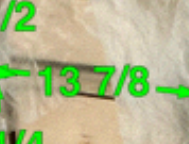
#> input picture Markup Cabinet Images/DEBUG_G4_crop_original.png, 189 x 144 px
$ python -i measurement_based_detector_debug.py   (imports and definitions only)
#> lines starting #> are read from the running program, lines starting #| are printed output that depends on the picture; after the words box and inside, x2 and y2 are one past the last pixel; in counts of white or black regions, pixels touching at a corner belong together
"""
Measurement-Based Dimension Detector
First finds measurements with Vision API, then looks for lines near those measurements
"""
import cv2
import numpy as np
import requests
import base64
import json
import re
import os
from dotenv import load_dotenv

# Load environment variables from .env file
# [1 line not run here, left out]
import sys

# [1 line not run here, left out]

# [145 lines left out: functions extract_full_bounds, merge_vertices_from_group, fix_ocr_errors, verify_measurement_with_zoom, not called in this run]

def correct_image_skew(image_path):
    """Detect and correct skew in an image using line detection"""
#> called with image_path = 'DEBUG_G4_crop_original.png'
    import cv2
    import numpy as np

    # Read the image
    img = cv2.imread(image_path)
#> img is the input picture: shape (144, 189, 3); mean B, G, R 141.9, 185.5, 178.3
    gray = cv2.cvtColor(img, cv2.COLOR_BGR2GRAY)
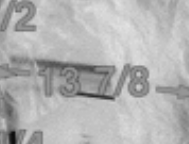
#> gray: shape (144, 189); min 12, max 227, mean 178.4

    # Edge detection
    edges = cv2.Canny(gray, 50, 150, apertureSize=3)
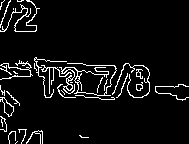
#> edges: shape (144, 189); 6.3% white in thin lines or dots

    # Detect lines using Hough transform
    lines = cv2.HoughLinesP(edges, 1, np.pi/180, 100, minLineLength=100, maxLineGap=10)
#> lines = None

    if lines is None:
        print(f"  [SKEW] No lines detected for skew correction")
        return image_path, 0

    # Calculate angles of horizontal/vertical lines
    angles = []
    for line in lines:
        x1, y1, x2, y2 = line[0]
        angle = np.degrees(np.arctan2(y2 - y1, x2 - x1))

        # Normalize to small angles (close to 0 or 90 degrees)
        if -45 < angle < 45:
            angles.append(angle)  # Horizontal lines
        elif angle > 45:
            angles.append(angle - 90)  # Vertical lines
        elif angle < -45:
            angles.append(angle + 90)  # Vertical lines

    if not angles:
        print(f"  [SKEW] No suitable lines for skew detection")
        return image_path, 0

    # Filter to only small angles (likely skew, not diagonal lines)
    small_angles = [a for a in angles if abs(a) < 5]

    if small_angles:
        # Use mean of small angles for better skew detection
        mean_angle = np.mean(small_angles)
        print(f"  [SKEW] Detected angles: all={len(angles)}, small={len(small_angles)}, mean_small={mean_angle:.2f}")

        # Only correct if skew is consistent and significant
        # INCREASED THRESHOLD to avoid losing measurements
        if 2.0 < abs(mean_angle) < 5:
            skew_angle = mean_angle
        else:
            skew_angle = 0
    else:
        print(f"  [SKEW] No small angles detected for skew correction")
        skew_angle = 0

    # Only correct if skew is significant
    if abs(skew_angle) > 0.5:
        print(f"  [SKEW] Correcting skew of {skew_angle:.2f} degrees...")

        # Get image dimensions
        (h, w) = img.shape[:2]
        center = (w // 2, h // 2)

        # Rotate the image to correct skew
        M = cv2.getRotationMatrix2D(center, skew_angle, 1.0)
        corrected = cv2.warpAffine(img, M, (w, h),
                                  flags=cv2.INTER_CUBIC,
                                  borderMode=cv2.BORDER_REPLICATE)

        # Save the corrected image temporarily and also save for viewing
        import tempfile
        import os
        temp_dir = tempfile.gettempdir()
        temp_path = os.path.join(temp_dir, "skew_corrected_temp.png")
        cv2.imwrite(temp_path, corrected)

        # Also save a copy in the same folder as the original for viewing
        base_name = os.path.basename(image_path).replace('.png', '_skew_corrected.png')
        dir_name = os.path.dirname(image_path)
        view_path = os.path.join(dir_name, base_name)
        cv2.imwrite(view_path, corrected)
        print(f"  [SKEW] Corrected image saved to: {view_path}")

        return temp_path, skew_angle
    else:
        print(f"  [SKEW] Minimal skew detected ({skew_angle:.2f} degrees), no correction needed")
        return image_path, 0

# [1425 lines left out: functions get_text_item_info, get_measurements_from_vision_api, get_dominant_color_at_position, check_for_arrow_at_endpoint, find_lines_near_measurement, classify_measurements_by_local_lines and 1 more, not called in this run]

# [2 lines not run here, left out]

>>> result = correct_image_skew('DEBUG_G4_crop_original.png')

$ run again, on Markup Cabinet Images/page_1_local_test_viz.png
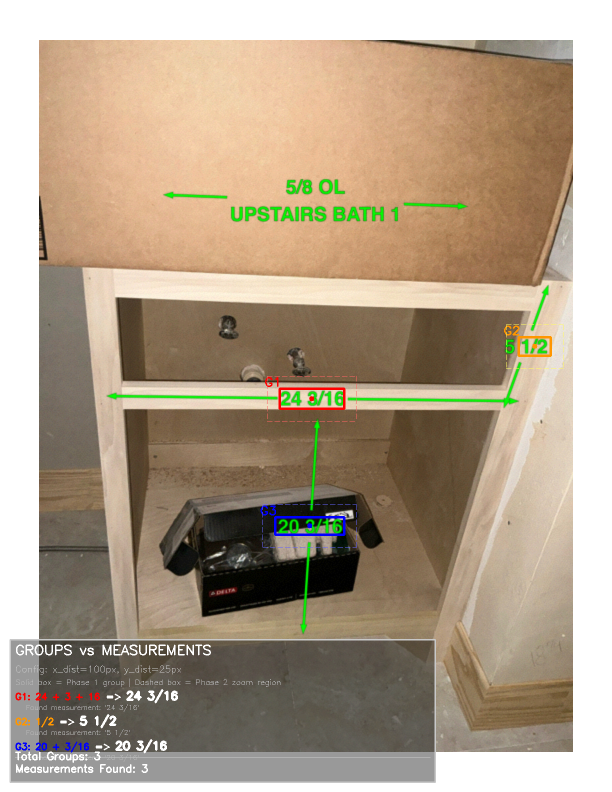
#> input picture Markup Cabinet Images/page_1_local_test_viz.png, 1224 x 1584 px (shown at 1/2 size)
#> in correct_image_skew, img is the input picture: shape (1584, 1224, 3); mean B, G, R 137, 158.2, 174.9
#> in correct_image_skew, `gray = cv2.cvtColor(img, cv2.COLOR_BGR2GRAY)`:
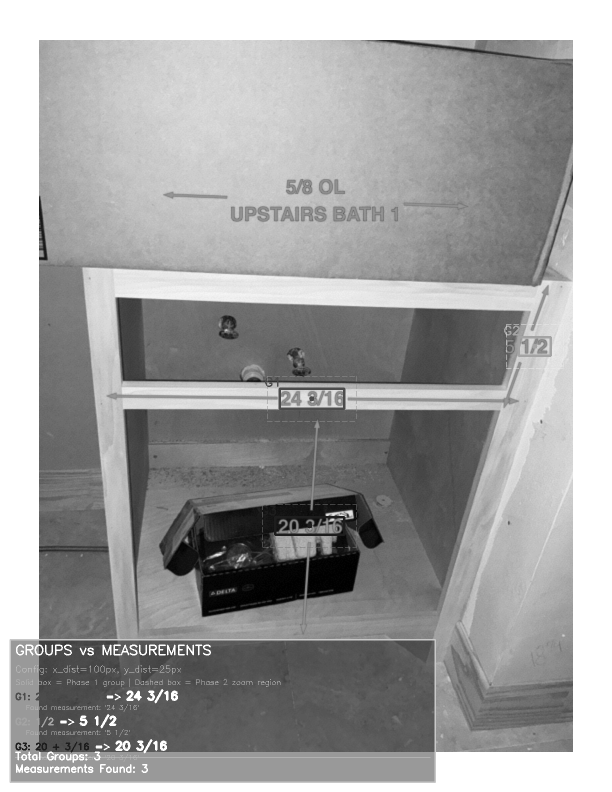
#> gray: shape (1584, 1224) (shown at 1/2 size); min 0, max 255, mean 160.7
#> in correct_image_skew, `edges = cv2.Canny(gray, 50, 150, apertureSize=3)`:
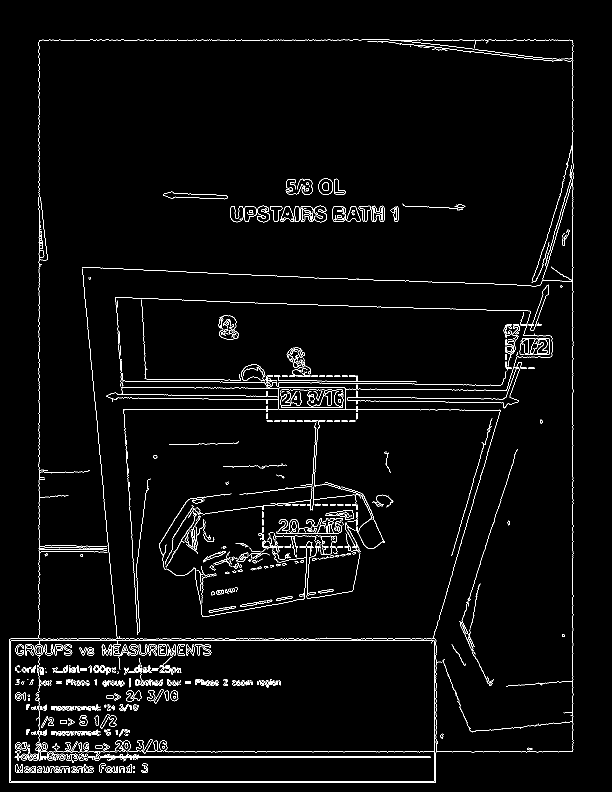
#> edges: shape (1584, 1224) (shown at 1/2 size); 2.7% white in thin lines or dots, all inside (x1, y1, x2, y2) = (18, 79, 1147, 1566)
#> lines = 109 rows, first 6: [1145, 1503, 1145, 338], [78, 1167, 78, 718], [19, 1565, 871, 1565], [245, 1503, 1144, 1503], [18, 1562, 871, 1562], [779, 80, 1145, 80]
#> the loop in correct_image_skew, `for line in lines:` made 109 passes
#> (x1, y1, x2, y2, angle) on passes 1 to 8: (1145, 1503, 1145, 338, -90), (78, 1167, 78, 718, -90), (19, 1565, 871, 1565, 0), (245, 1503, 1144, 1503, 0), (18, 1562, 871, 1562, 0), (779, 80, 1145, 80, 0), (18, 1515, 871, 1515, 0), (18, 1513, 871, 1513, 0)
#> after the loop in correct_image_skew, `for line in lines:`: angles = 109 values, max 20.12 at index 79, min -40.08 at index 73, mean 0.614
#> small_angles = 81 values, max 3.68 at index 65, min -3.93 at index 26, mean 0.0904
#> mean_angle = 0.0904
#|   [SKEW] Detected angles: all=109, small=81, mean_small=0.09
